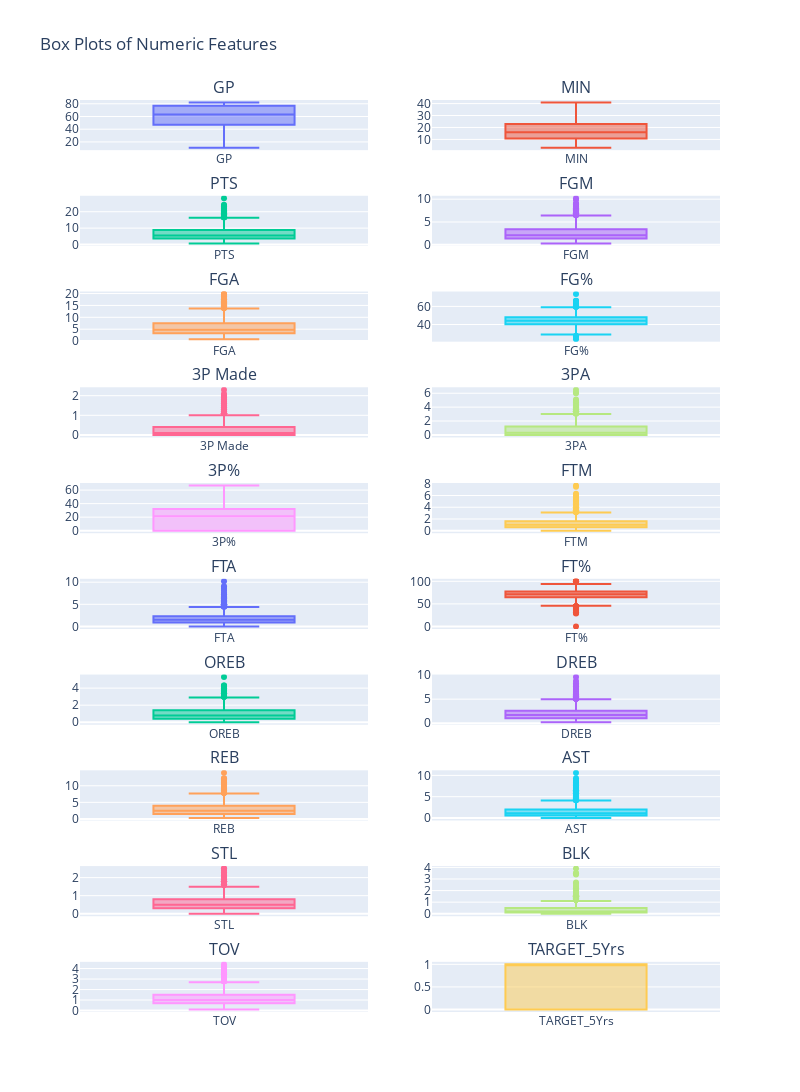

The notebook cell this image was saved under:
### Markdown cell above
# 2. EDA
- Check value coherency
- Box Plot
- Feature correlation
- Histogram

### Code cell
# Box plot & Outliers

from plotly.subplots import make_subplots

num_cols = len(df.select_dtypes(include=['float64', 'int64']).columns) # select numerical columns only
cols_per_row = 2
rows = (num_cols + cols_per_row - 1) // cols_per_row

fig = make_subplots(rows=rows, cols=cols_per_row, subplot_titles=df.select_dtypes(include=['float64', 'int64']).columns)

for i, col in enumerate(df.select_dtypes(include=['float64', 'int64']).columns):
    row = i // cols_per_row + 1
    col_pos = i % cols_per_row + 1
    fig.add_trace(go.Box(y=df[col], name=col, showlegend=False), row=row, col=col_pos)

fig.update_layout(height=300*rows, width=400*cols_per_row, title_text="Box Plots of Numeric Features")
fig.show()

### Figure 1 — Plotly figure (JSON) as saved in the notebook; plotly's stock layout.template omitted (floating-point values rounded to 4 significant figures; data arrays with more than 128 entries replaced by an {"elided": "..."} marker saying what was removed)
{"data": [{"name": "GP", "showlegend": false, "type": "box", "xaxis": "x", "y": {"elided": "1340 int values"}, "yaxis": "y"}, {"name": "MIN", "showlegend": false, "type": "box", "xaxis": "x2", "y": {"elided": "1340 float values"}, "yaxis": "y2"}, {"name": "PTS", "showlegend": false, "type": "box", "xaxis": "x3", "y": {"elided": "1340 float values"}, "yaxis": "y3"}, {"name": "FGM", "showlegend": false, "type": "box", "xaxis": "x4", "y": {"elided": "1340 float values"}, "yaxis": "y4"}, {"name": "FGA", "showlegend": false, "type": "box", "xaxis": "x5", "y": {"elided": "1340 float values"}, "yaxis": "y5"}, {"name": "FG%", "showlegend": false, "type": "box", "xaxis": "x6", "y": {"elided": "1340 float values"}, "yaxis": "y6"}, {"name": "3P Made", "showlegend": false, "type": "box", "xaxis": "x7", "y": {"elided": "1340 float values"}, "yaxis": "y7"}, {"name": "3PA", "showlegend": false, "type": "box", "xaxis": "x8", "y": {"elided": "1340 float values"}, "yaxis": "y8"}, {"name": "3P%", "showlegend": false, "type": "box", "xaxis": "x9", "y": {"elided": "1340 float values"}, "yaxis": "y9"}, {"name": "FTM", "showlegend": false, "type": "box", "xaxis": "x10", "y": {"elided": "1340 float values"}, "yaxis": "y10"}, {"name": "FTA", "showlegend": false, "type": "box", "xaxis": "x11", "y": {"elided": "1340 float values"}, "yaxis": "y11"}, {"name": "FT%", "showlegend": false, "type": "box", "xaxis": "x12", "y": {"elided": "1340 float values"}, "yaxis": "y12"}, {"name": "OREB", "showlegend": false, "type": "box", "xaxis": "x13", "y": {"elided": "1340 float values"}, "yaxis": "y13"}, {"name": "DREB", "showlegend": false, "type": "box", "xaxis": "x14", "y": {"elided": "1340 float values"}, "yaxis": "y14"}, {"name": "REB", "showlegend": false, "type": "box", "xaxis": "x15", "y": {"elided": "1340 float values"}, "yaxis": "y15"}, {"name": "AST", "showlegend": false, "type": "box", "xaxis": "x16", "y": {"elided": "1340 float values"}, "yaxis": "y16"}, {"name": "STL", "showlegend": false, "type": "box", "xaxis": "x17", "y": {"elided": "1340 float values"}, "yaxis": "y17"}, {"name": "BLK", "showlegend": false, "type": "box", "xaxis": "x18", "y": {"elided": "1340 float values"}, "yaxis": "y18"}, {"name": "TOV", "showlegend": false, "type": "box", "xaxis": "x19", "y": {"elided": "1340 float values"}, "yaxis": "y19"}, {"name": "TARGET_5Yrs", "showlegend": false, "type": "box", "xaxis": "x20", "y": {"elided": "1340 float values"}, "yaxis": "y20"}], "layout": {"annotations": [{"font": {"size": 16}, "showarrow": false, "text": "GP", "x": 0.225, "xanchor": "center", "xref": "paper", "y": 1, "yanchor": "bottom", "yref": "paper"}, {"font": {"size": 16}, "showarrow": false, "text": "MIN", "x": 0.775, "xanchor": "center", "xref": "paper", "y": 1, "yanchor": "bottom", "yref": "paper"}, {"font": {"size": 16}, "showarrow": false, "text": "PTS", "x": 0.225, "xanchor": "center", "xref": "paper", "y": 0.895, "yanchor": "bottom", "yref": "paper"}, {"font": {"size": 16}, "showarrow": false, "text": "FGM", "x": 0.775, "xanchor": "center", "xref": "paper", "y": 0.895, "yanchor": "bottom", "yref": "paper"}, {"font": {"size": 16}, "showarrow": false, "text": "FGA", "x": 0.225, "xanchor": "center", "xref": "paper", "y": 0.79, "yanchor": "bottom", "yref": "paper"}, {"font": {"size": 16}, "showarrow": false, "text": "FG%", "x": 0.775, "xanchor": "center", "xref": "paper", "y": 0.79, "yanchor": "bottom", "yref": "paper"}, {"font": {"size": 16}, "showarrow": false, "text": "3P Made", "x": 0.225, "xanchor": "center", "xref": "paper", "y": 0.685, "yanchor": "bottom", "yref": "paper"}, {"font": {"size": 16}, "showarrow": false, "text": "3PA", "x": 0.775, "xanchor": "center", "xref": "paper", "y": 0.685, "yanchor": "bottom", "yref": "paper"}, {"font": {"size": 16}, "showarrow": false, "text": "3P%", "x": 0.225, "xanchor": "center", "xref": "paper", "y": 0.58, "yanchor": "bottom", "yref": "paper"}, {"font": {"size": 16}, "showarrow": false, "text": "FTM", "x": 0.775, "xanchor": "center", "xref": "paper", "y": 0.58, "yanchor": "bottom", "yref": "paper"}, {"font": {"size": 16}, "showarrow": false, "text": "FTA", "x": 0.225, "xanchor": "center", "xref": "paper", "y": 0.475, "yanchor": "bottom", "yref": "paper"}, {"font": {"size": 16}, "showarrow": false, "text": "FT%", "x": 0.775, "xanchor": "center", "xref": "paper", "y": 0.475, "yanchor": "bottom", "yref": "paper"}, {"font": {"size": 16}, "showarrow": false, "text": "OREB", "x": 0.225, "xanchor": "center", "xref": "paper", "y": 0.37, "yanchor": "bottom", "yref": "paper"}, {"font": {"size": 16}, "showarrow": false, "text": "DREB", "x": 0.775, "xanchor": "center", "xref": "paper", "y": 0.37, "yanchor": "bottom", "yref": "paper"}, {"font": {"size": 16}, "showarrow": false, "text": "REB", "x": 0.225, "xanchor": "center", "xref": "paper", "y": 0.265, "yanchor": "bottom", "yref": "paper"}, {"font": {"size": 16}, "showarrow": false, "text": "AST", "x": 0.775, "xanchor": "center", "xref": "paper", "y": 0.265, "yanchor": "bottom", "yref": "paper"}, {"font": {"size": 16}, "showarrow": false, "text": "STL", "x": 0.225, "xanchor": "center", "xref": "paper", "y": 0.16, "yanchor": "bottom", "yref": "paper"}, {"font": {"size": 16}, "showarrow": false, "text": "BLK", "x": 0.775, "xanchor": "center", "xref": "paper", "y": 0.16, "yanchor": "bottom", "yref": "paper"}, {"font": {"size": 16}, "showarrow": false, "text": "TOV", "x": 0.225, "xanchor": "center", "xref": "paper", "y": 0.055, "yanchor": "bottom", "yref": "paper"}, {"font": {"size": 16}, "showarrow": false, "text": "TARGET_5Yrs", "x": 0.775, "xanchor": "center", "xref": "paper", "y": 0.055, "yanchor": "bottom", "yref": "paper"}], "height": 3000, "title": {"text": "Box Plots of Numeric Features"}, "width": 800, "xaxis": {"anchor": "y", "domain": [0, 0.45]}, "xaxis10": {"anchor": "y10", "domain": [0.55, 1]}, "xaxis11": {"anchor": "y11", "domain": [0, 0.45]}, "xaxis12": {"anchor": "y12", "domain": [0.55, 1]}, "xaxis13": {"anchor": "y13", "domain": [0, 0.45]}, "xaxis14": {"anchor": "y14", "domain": [0.55, 1]}, "xaxis15": {"anchor": "y15", "domain": [0, 0.45]}, "xaxis16": {"anchor": "y16", "domain": [0.55, 1]}, "xaxis17": {"anchor": "y17", "domain": [0, 0.45]}, "xaxis18": {"anchor": "y18", "domain": [0.55, 1]}, "xaxis19": {"anchor": "y19", "domain": [0, 0.45]}, "xaxis2": {"anchor": "y2", "domain": [0.55, 1]}, "xaxis20": {"anchor": "y20", "domain": [0.55, 1]}, "xaxis3": {"anchor": "y3", "domain": [0, 0.45]}, "xaxis4": {"anchor": "y4", "domain": [0.55, 1]}, "xaxis5": {"anchor": "y5", "domain": [0, 0.45]}, "xaxis6": {"anchor": "y6", "domain": [0.55, 1]}, "xaxis7": {"anchor": "y7", "domain": [0, 0.45]}, "xaxis8": {"anchor": "y8", "domain": [0.55, 1]}, "xaxis9": {"anchor": "y9", "domain": [0, 0.45]}, "yaxis": {"anchor": "x", "domain": [0.945, 1]}, "yaxis10": {"anchor": "x10", "domain": [0.525, 0.58]}, "yaxis11": {"anchor": "x11", "domain": [0.42, 0.475]}, "yaxis12": {"anchor": "x12", "domain": [0.42, 0.475]}, "yaxis13": {"anchor": "x13", "domain": [0.315, 0.37]}, "yaxis14": {"anchor": "x14", "domain": [0.315, 0.37]}, "yaxis15": {"anchor": "x15", "domain": [0.21, 0.265]}, "yaxis16": {"anchor": "x16", "domain": [0.21, 0.265]}, "yaxis17": {"anchor": "x17", "domain": [0.105, 0.16]}, "yaxis18": {"anchor": "x18", "domain": [0.105, 0.16]}, "yaxis19": {"anchor": "x19", "domain": [0, 0.055]}, "yaxis2": {"anchor": "x2", "domain": [0.945, 1]}, "yaxis20": {"anchor": "x20", "domain": [0, 0.055]}, "yaxis3": {"anchor": "x3", "domain": [0.84, 0.895]}, "yaxis4": {"anchor": "x4", "domain": [0.84, 0.895]}, "yaxis5": {"anchor": "x5", "domain": [0.735, 0.79]}, "yaxis6": {"anchor": "x6", "domain": [0.735, 0.79]}, "yaxis7": {"anchor": "x7", "domain": [0.63, 0.685]}, "yaxis8": {"anchor": "x8", "domain": [0.63, 0.685]}, "yaxis9": {"anchor": "x9", "domain": [0.525, 0.58]}}}
